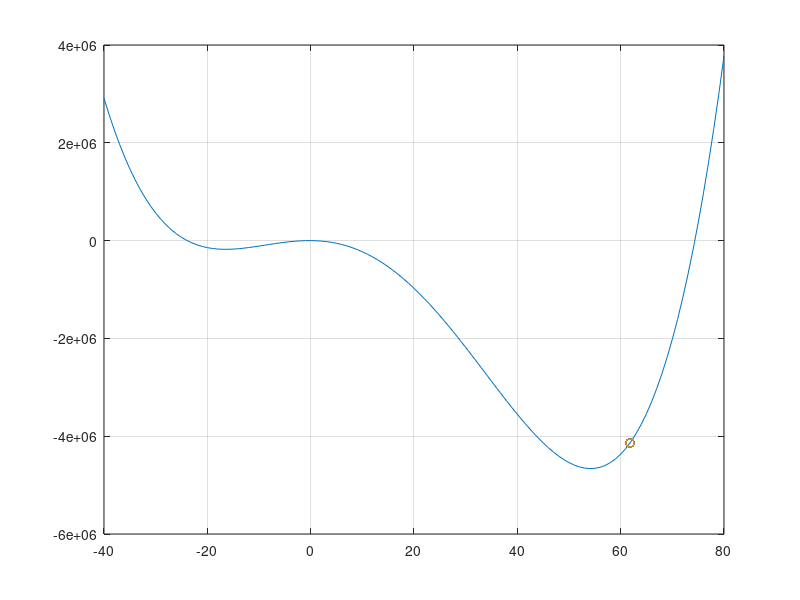

Here is the MATLAB script that generated this plot:
clc;clear;close all
xx = -40:80;
%syms x
y =@(x) x.^4 - 50*x.^3 -1800*x.^2 - 800*x;
plot(xx,y(xx));grid on
n=1;
x0 = 120*rand(1,n)-40;
y0 = y(x0);
maxItr = 30;
h = 1;
for i=1:maxItr
   % xnew = 120*rand(1,n)-40;
    xnew = x0 - (-1^(randi(2)))*h
    ynew = y(xnew);
    
    if ynew < y0
        x0 = xnew;
        y0 = ynew;
    end
    hold on;plot(x0,y0,'o');pause(.1);
    
end
    